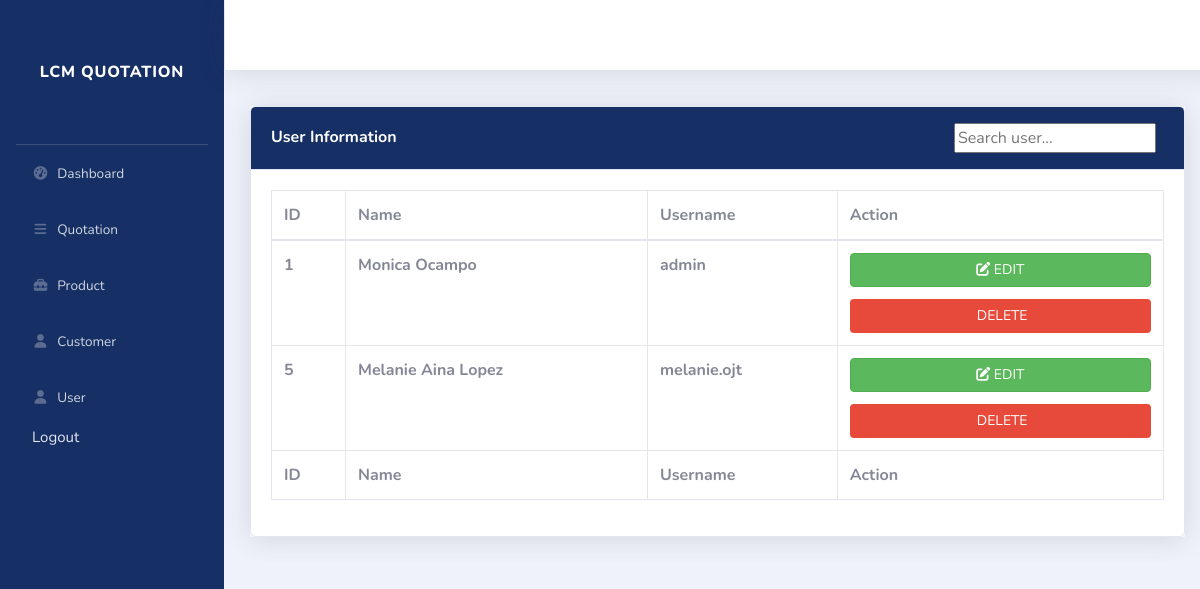
The page /all-user.php on the database as committed earlier.
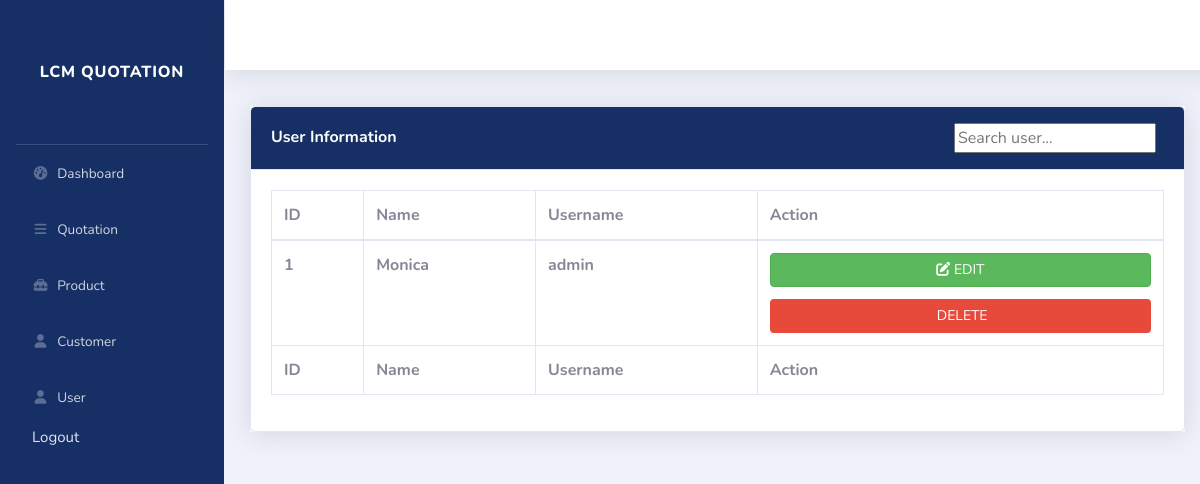
The same page on the database as committed later.
### tables this page shows
CREATE TABLE `users` (
  `id` int(11) NOT NULL,
  `user_name` varchar(255) NOT NULL,
  `password` varchar(255) NOT NULL,
  `name` varchar(255) NOT NULL
);

### all-user.php (the view, shortened to what this page needs)
<?php
require 'db_conn.php';
?>
<!DOCTYPE html>
<html lang="en">
<head>
    <link href="vendor/fontawesome-free/css/all.min.css" rel="stylesheet" type="text/css">
    <link href="css/sb-admin-2.min.css" rel="stylesheet">
</head>
<body id="page-top">
    <?php
    require 'sidebar.php';
    ?>
    <div class="container-product-manage bg-white" id="productContainerManage">
        <div class="card shadow mb-4">
            <div class="card-header py-3 d-flex justify-content-between align-items-center">
                <h6 class="m-0 font-weight-bold text-white">User Information</h6>
                <div class="search-box-customer d-flex align-items-center ">
                <input type="text" class="mr-2" id="searchInputUser" placeholder="Search user..." onkeyup="searchUser()">
                </div>
            </div>
            <div class="card-body">
                <div class="table-responsive">
                    <table class="table table-bordered" id="userTable" width="100%" cellspacing="0">
                    <form method="POST" action="add.php">
                        <thead>
                                <tr>
                                    <th>ID</th>
                                    <th>Name</th>
                                    <th>Username</th>
                                    <th>Action</th>
                                </tr>
                            </thead>
                            <tfoot>
                                <tr>
                                    <th>ID</th>
                                    <th>Name</th>
                                    <th>Username</th>
                                    <th>Action</th>
                                </tr>
                            </tfoot>
                            <?php
                            $result = mysqli_query($conn, "SELECT * FROM users");
                            while ($row = mysqli_fetch_assoc($result)) {
                        ?>
                            <tr>
                                <th><?php echo $row['id']; ?></th>
                                <th><?php echo $row['name']; ?></th>
                                <th><?php echo $row['user_name']; ?></th>
                                <th>
                                    <a href="edit-user.php?edit=<?php echo $row['id']; ?>" class="btn btn-success btn-block mb-1"> <i class="fas fa-edit"></i> EDIT </a>
                                    <a href="all-user.php?delete=<?php echo $row['id']; ?>" class="btn btn-danger btn-block "> <i class="fas fa-delete"></i> DELETE </a>
                                </th>
                            </tr>
                        <?php
                            }
                        ?>
                    </form>
                </div>
            </div>
        </div>
    </div>
</body>
</html>

### sidebar.php (shortened to what this page needs)
<div id="wrapper">
<ul class="navbar-nav sidebar sidebar-dark accordion overflow-y" id="accordionSidebar">
    <a class="sidebar-brand d-flex align-items-center justify-content-center" href="index.html">
        <div class="sidebar-brand-text mx-3">LCM QUOTATION<div>
    </a>
    <hr class="sidebar-divider my-0">
     <li class="nav-item">
        <a class="nav-link" href="dashboard.php">
            <i class="fas fa-fw fa-tachometer-alt"></i>
            <span>Dashboard</span></a>
    </li>
    <li class="nav-item dropdown">
        <a class="nav-link" href="" id="navbarDropdown" role="button" aria-haspopup="true" aria-expanded="false">
            <i class="fas fa-fw fa-bars"></i>
            <span>Quotation</span>
        </a>
    </li>
    <li class="nav-item dropdown">
    <a class="nav-link" href="#" id="productDropdown" role="button" aria-haspopup="true" aria-expanded="false">
        <i class="fas fa-fw fa-toolbox"></i>
        <span>Product</span>
    </a>
</li>
<li class="nav-item dropdown">
    <a class="nav-link" href="#" id="userDropdown" role="button" aria-haspopup="true" aria-expanded="false">
        <i class="fas fa-fw fa-user"></i>
        <span>Customer</span>
    </a>
</li>
<li class="nav-item dropdown">
    <a class="nav-link" href="#" id="userDropdown" role="button" aria-haspopup="true" aria-expanded="false">
        <i class="fas fa-fw fa-user"></i>
        <span>User</span>
    </a>
</li>
<a href="logout.php" class="logout-btn ml-3 custom-logout">Logout</a>
</ul>
<div id="content-wrapper" class="d-flex flex-column">
    <div id="content">
        <nav class="navbar navbar-expand navbar-light bg-white topbar mb-4 static-top shadow">
        </nav>

Rows that differ between the two databases and show on the page:
removed users: id "5", name "Melanie Aina Lopez", user_name "melanie.ojt"
changed users "admin": name "Monica Ocampo" → "Monica"
